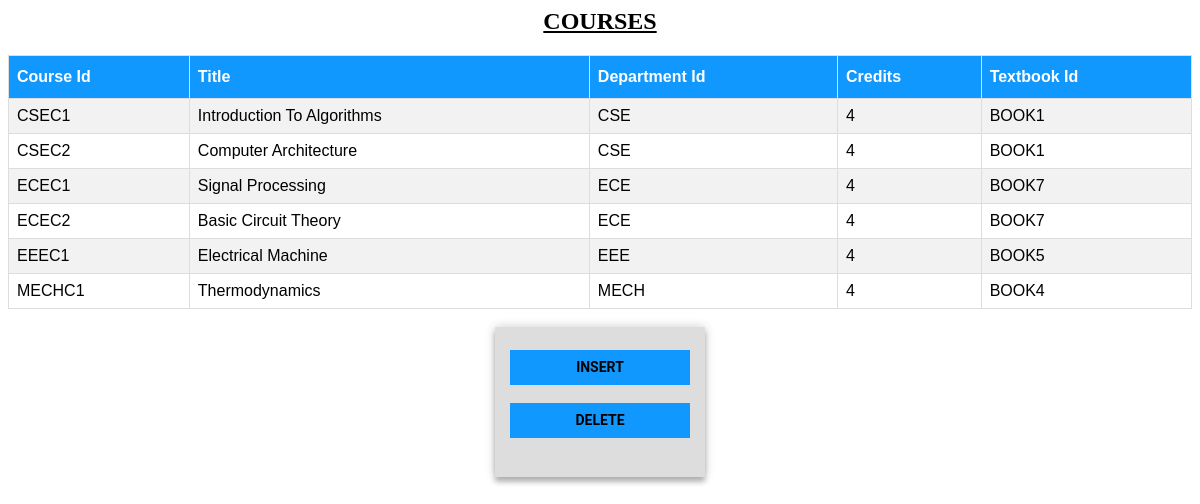
Page /Admin/courses.php on the committed database.
### tables this page shows
CREATE TABLE course(
	course_id varchar(10),
	title varchar(50),
	dept_id varchar(10),
	credits int ,
	textbook_id varchar(10),
	primary key(course_id),
	foreign key(dept_id) references department(dept_id) on delete set null,
	foreign key(textbook_id) references book(book_id) on delete set null
);

CREATE TABLE department(
	dept_id varchar(10),
	dept_name varchar(10),
	budget int check(budget > 50000),
	building varchar(10),
	primary key(dept_id)
);

### Admin/courses.php (the view, shortened to what this page needs)
<?php
	include 'db.php';
	$sql = "SELECT * FROM course";
	$result = mysqli_query($conn,$sql);
	$resultCheck = mysqli_num_rows($result);
	echo "<center><h2><u>COURSES</u></h2></center>";
	if($resultCheck == 0){
		echo "There are no courses in the database.";
	}
	else{
		echo "<table style = 'width:100%' id='customers'>";
		echo "<tr>";
		echo "<th>Course Id</th>";
		echo "<th>Title</th>";
		echo "<th>Department Id</th>";
		echo "<th>Credits</th>";
		echo "<th>Textbook Id</th>";
		echo "</tr>";
		while($row = mysqli_fetch_assoc($result)){
			echo "<tr>";
			echo "<td>".$row['course_id']."</td>";
			echo "<td>".$row['title']."</td>";
			$dept_id = $row['dept_id'];
			$sql1 = "SELECT * FROM department WHERE dept_id = '$dept_id'";
			$result1 = mysqli_query($conn,$sql1);
			while($row1 = mysqli_fetch_assoc($result1)){
				echo "<td>".$row1['dept_name']."</td>";
			}
			echo "<td>".$row['credits']."</td>";
			echo "<td>".$row['textbook_id']."</td>";
			echo "</tr>";
		}
		echo "</table>";
	}
?>
<div class="form">
    <form class="login-form">
	  <br/>
      <button><a href="forms/course.php"><b>Insert</button></a><br/><br/>
	  <button><a href="delete/course.php"><b>Delete</button></a><br/><br/>
	  </form>
  </div>

### Admin/courses.php (style rules this page uses)
#customers { font-family: "Trebuchet MS", Arial, Helvetica, sans-serif; border-collapse: collapse; width: 100%; }
#customers td, #customers th { border: 1px solid #ddd; padding: 8px; }
#customers tr:nth-child(even) { background-color: #f2f2f2; }
#customers th { padding-top: 12px; padding-bottom: 12px; text-align: left; background-color: #1198FF; color: white; }
.form { position: relative; z-index: 1; background: #ddd; max-width: 200px; margin: 0 auto 10px; padding: 5px; text-align: center; box-shadow: 0 0 10px 0 rgba(0, 0, 0, 0.2), 0 5px 5px 0 rgba(0, 0, 0, 0.24); }
.form button { font-family: "Roboto", sans-serif; text-transform: uppercase; outline: 0; background: #1198ff; width: 90%; border: 0; padding: 0px; color: #FFFFFF; font-size: 14px; -webkit-transition: all 0.3 ease; transition: all 0.3 ease; cursor: pointer; }
a { padding:0px; color:black; display: block; width: 100%; line-height: 2.5em; text-align: center; text-decoration: none; }

### rows in the picture
course: course_id "CSEC1", title "Introduction To Algorithms", credits "4", textbook "BOOK1"
department: dept_name "CSE"
course: course_id "CSEC2", title "Computer Architecture", credits "4", textbook "BOOK1"
course: course_id "ECEC1", title "Signal Processing", credits "4", textbook "BOOK7"
department: dept_name "ECE"
course: course_id "ECEC2", title "Basic Circuit Theory", credits "4", textbook "BOOK7"
course: course_id "EEEC1", title "Electrical Machine", credits "4", textbook "BOOK5"
department: dept_name "EEE"
course: course_id "MECHC1", title "Thermodynamics", credits "4", textbook "BOOK4"
department: dept_name "MECH"
